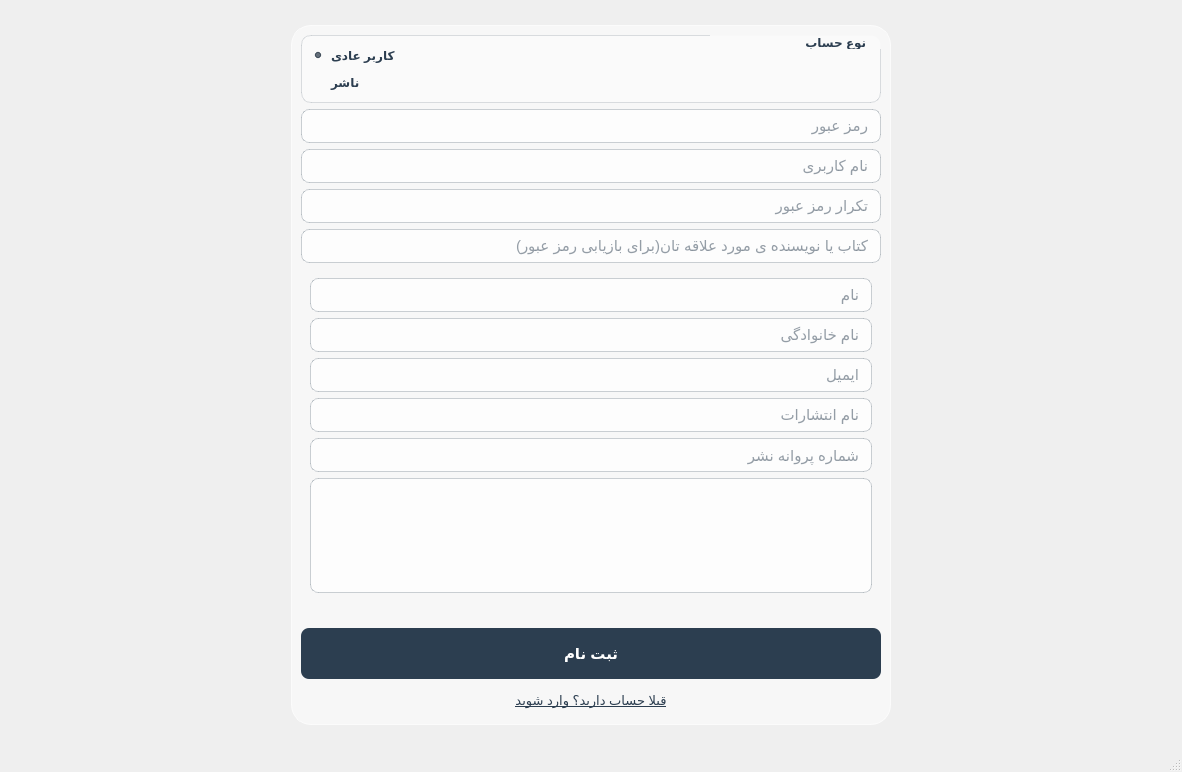
<?xml version="1.0" encoding="UTF-8"?>
<ui version="4.0">
 <class>RegisterWindow_c</class>
 <widget class="QMainWindow" name="RegisterWindow_c">
  <property name="geometry">
   <rect>
    <x>0</x>
    <y>0</y>
    <width>1182</width>
    <height>772</height>
   </rect>
  </property>
  <property name="windowTitle">
   <string>MainWindow</string>
  </property>
  <property name="styleSheet">
   <string notr="true">
#RegisterWindow_c, #centralwidget {
    border-image: url(:/wallhaven-49kq3d.jpg) 0 0 0 0 stretch stretch;
}

QFrame#mainFrame {
    background-color: rgba(255, 255, 255, 120);
    border: 1px solid rgba(255, 255, 255, 180);
    border-radius: 20px;
}


QStackedWidget#publisherFieldsStack, 
#publisherFieldsStack QWidget, 
#publisherFieldsStack #page, 
#publisherFieldsStack #page_2, 
#publisherFieldsStack #page_3 {
    background: transparent;
    border: none;
}


QLineEdit, 
#publisherFieldsStack QLineEdit {
    background-color: rgba(255, 255, 255, 200); 
    border: 1px solid rgba(44, 62, 80, 60);    
    border-radius: 8px;                       
    padding: 6px 10px;
    color: #2c3e50;
    font-family: &quot;Segoe UI&quot;, &quot;Tahoma&quot;;
    font-size: 11pt;
}


QLineEdit:focus, 
#publisherFieldsStack QLineEdit:focus {
    border: 2px solid #2c3e50;
    background-color: #ffffff;
}


QTextEdit#shortDescriptionTextEdit {
    background-color: rgba(255, 255, 255, 200);
    border: 1px solid rgba(44, 62, 80, 60);
    border-radius: 8px;
    color: #2c3e50;
}
QTextEdit#shortDescriptionTextEdit:focus {
    border: 2px solid #2c3e50;
    background-color: #ffffff;
}


QGroupBox#roleGroupBox {
    background-color: rgba(255, 255, 255, 80);
    border: 1px solid rgba(44, 62, 80, 40);
    border-radius: 10px;
    font-family: &quot;Segoe UI&quot;, &quot;Tahoma&quot;;
    font-weight: bold;
    color: #2c3e50;
}
QGroupBox#roleGroupBox::title {
    subcontrol-origin: margin;
    subcontrol-position: top right;
    padding: 0 10px;
}
QRadioButton {
    color: #2c3e50;
    font-family: &quot;Segoe UI&quot;, &quot;Tahoma&quot;;
    font-weight: bold;
    background: transparent;
}


QPushButton#registerButton {
    background-color: #2c3e50;
    color: #ffffff;
    border-radius: 8px;
    font-family: &quot;Segoe UI&quot;, &quot;Tahoma&quot;;
    font-size: 11pt;
    font-weight: bold;
    padding: 8px;
    min-height: 35px;
}
QPushButton#registerButton:hover {
    background-color: #34495e;
}


QPushButton#backToLoginButton {
    background-color: transparent;
    color: #2c3e50;
    border: none;
    font-family: &quot;Segoe UI&quot;, &quot;Tahoma&quot;;
    font-size: 10pt;
    text-decoration: underline;
    min-height: 30px;
}
QPushButton#backToLoginButton:hover {
    color: #d4af37;
}</string>
  </property>
  <widget class="QWidget" name="centralwidget">
   <layout class="QGridLayout" name="gridLayout">
    <item row="0" column="0">
     <widget class="QFrame" name="mainFrame">
      <property name="maximumSize">
       <size>
        <width>600</width>
        <height>700</height>
       </size>
      </property>
      <layout class="QVBoxLayout" name="verticalLayout_3">
       <item>
        <widget class="QGroupBox" name="roleGroupBox">
         <property name="title">
          <string>                         نوع حساب  </string>
         </property>
         <layout class="QVBoxLayout" name="verticalLayout">
          <item>
           <widget class="QRadioButton" name="normalUserRadio">
            <property name="text">
             <string>کاربر عادی</string>
            </property>
            <property name="checked">
             <bool>true</bool>
            </property>
           </widget>
          </item>
          <item>
           <widget class="QRadioButton" name="publisherRadio">
            <property name="text">
             <string>ناشر</string>
            </property>
           </widget>
          </item>
         </layout>
        </widget>
       </item>
       <item>
        <widget class="QLineEdit" name="passwordLineEdit">
         <property name="echoMode">
          <enum>QLineEdit::Password</enum>
         </property>
         <property name="placeholderText">
          <string>رمز عبور</string>
         </property>
        </widget>
       </item>
       <item>
        <widget class="QLineEdit" name="usernameLineEdit">
         <property name="placeholderText">
          <string>نام کاربری</string>
         </property>
        </widget>
       </item>
       <item>
        <widget class="QLineEdit" name="confirmPasswordLineEdit">
         <property name="echoMode">
          <enum>QLineEdit::Password</enum>
         </property>
         <property name="placeholderText">
          <string>تکرار رمز عبور</string>
         </property>
        </widget>
       </item>
       <item>
        <widget class="QLineEdit" name="securityAnswerLineEdit">
         <property name="placeholderText">
          <string>کتاب یا نویسنده ی مورد علاقه تان(برای بازیابی رمز عبور)</string>
         </property>
        </widget>
       </item>
       <item>
        <widget class="QStackedWidget" name="publisherFieldsStack">
         <property name="currentIndex">
          <number>1</number>
         </property>
         <widget class="QWidget" name="page"/>
         <widget class="QWidget" name="page_2">
          <layout class="QVBoxLayout" name="verticalLayout_2">
           <item>
            <widget class="QLineEdit" name="firstNameLineEdit">
             <property name="placeholderText">
              <string>نام</string>
             </property>
            </widget>
           </item>
           <item>
            <widget class="QLineEdit" name="lastNameLineEdit">
             <property name="placeholderText">
              <string>نام خانوادگی</string>
             </property>
            </widget>
           </item>
           <item>
            <widget class="QLineEdit" name="emailLineEdit">
             <property name="placeholderText">
              <string>ایمیل</string>
             </property>
            </widget>
           </item>
           <item>
            <widget class="QLineEdit" name="publicationNameLineEdit">
             <property name="placeholderText">
              <string>نام انتشارات</string>
             </property>
            </widget>
           </item>
           <item>
            <widget class="QLineEdit" name="licenseNumberLineEdit">
             <property name="placeholderText">
              <string>شماره پروانه نشر</string>
             </property>
            </widget>
           </item>
           <item>
            <widget class="QTextEdit" name="shortDescriptionTextEdit"/>
           </item>
          </layout>
         </widget>
        </widget>
       </item>
       <item>
        <widget class="QLabel" name="statusLabel">
         <property name="text">
          <string/>
         </property>
        </widget>
       </item>
       <item>
        <widget class="QPushButton" name="registerButton">
         <property name="text">
          <string>ثبت نام</string>
         </property>
        </widget>
       </item>
       <item>
        <widget class="QPushButton" name="backToLoginButton">
         <property name="enabled">
          <bool>true</bool>
         </property>
         <property name="text">
          <string>قبلا حساب دارید؟ وارد شوید</string>
         </property>
        </widget>
       </item>
      </layout>
     </widget>
    </item>
   </layout>
  </widget>
  <widget class="QMenuBar" name="menubar">
   <property name="geometry">
    <rect>
     <x>0</x>
     <y>0</y>
     <width>1182</width>
     <height>25</height>
    </rect>
   </property>
  </widget>
  <widget class="QStatusBar" name="statusbar"/>
 </widget>
 <resources/>
 <connections/>
</ui>
